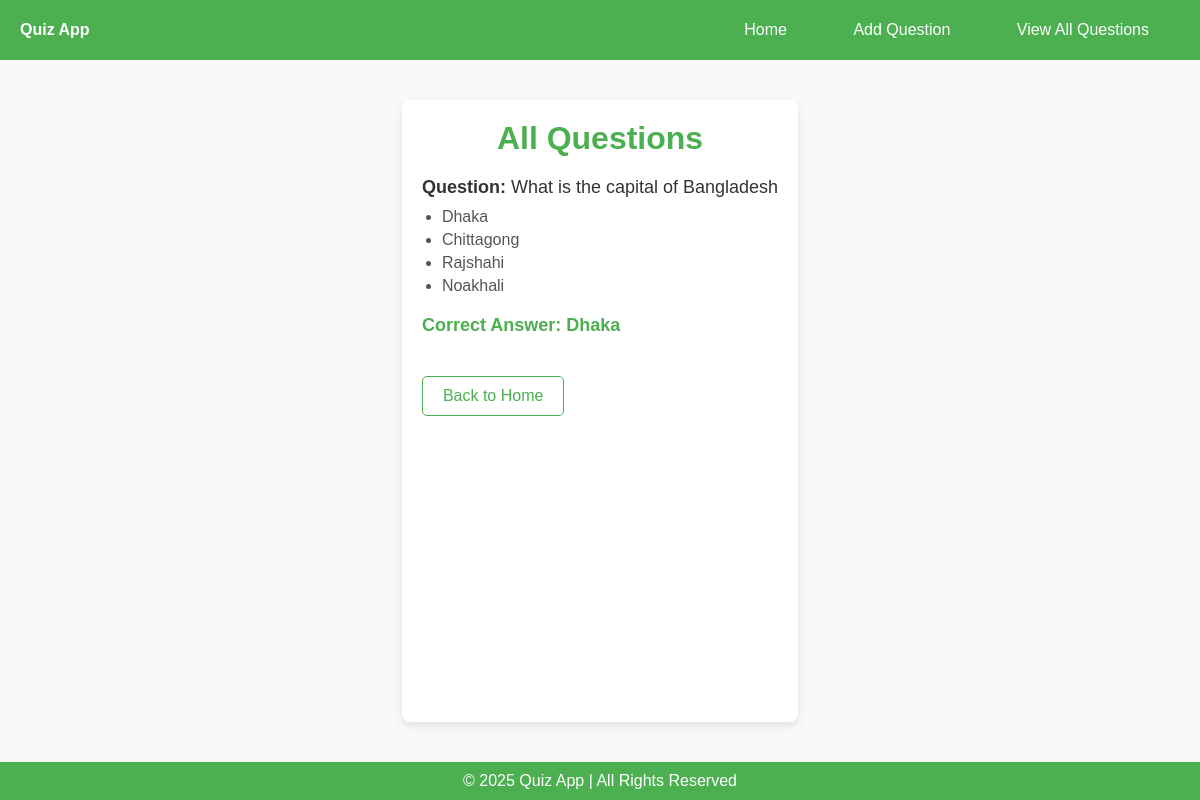
The page /questions/ on the database as committed earlier.
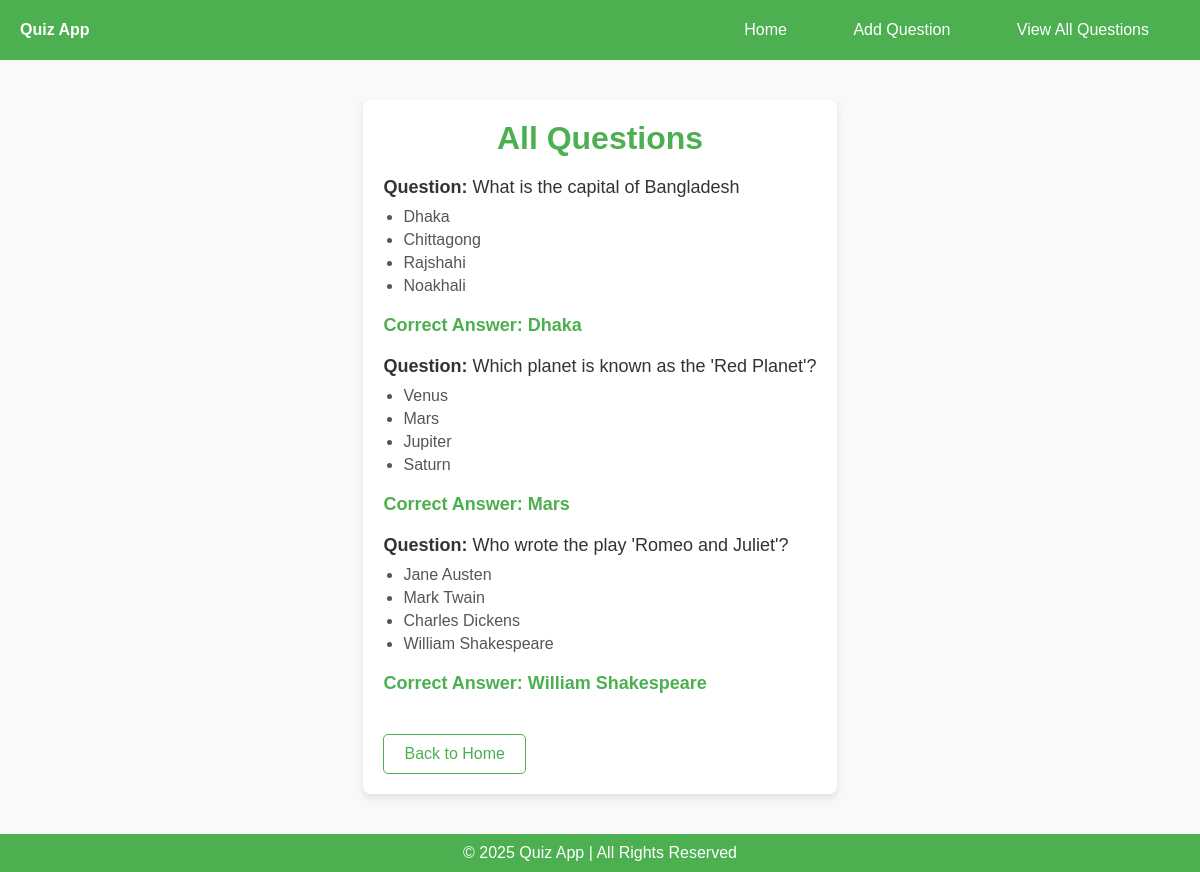
The same page on the database as committed later.
### quiz/models.py (models this page shows, shortened)
class Question(models.Model):
    text = models.CharField(max_length=255)
    option1 = models.CharField(max_length=100)
    option2 = models.CharField(max_length=100)
    option3 = models.CharField(max_length=100)
    option4 = models.CharField(max_length=100)
    correct_option = models.CharField(max_length=100)

### quiz/views.py (the view)
# urls.py: path('questions/', views.all_questions, name='all_questions'),
def all_questions(request):
    questions = Question.objects.all()
    template = loader.get_template('all_questions.html')
    context = {
        'questions': questions,
    }
    return HttpResponse(template.render(context, request))

### quiz/templates/all_questions.html (shortened to what this page needs)
<!DOCTYPE html>
<html lang="en">
<head>
</head>
<body>
    <div class="navbar">
        <div><strong>Quiz App</strong></div>
        <div>
            <a href="/">Home</a>
            <a href="/add/">Add Question</a>
            <a href="/questions/">View All Questions</a>
        </div>
    </div>
    <div class="container">
        <h1>All Questions</h1>
        {% for question in questions %}
            <p><strong>Question:</strong> {{ question.text }}</p>
            <ul>
                <li>{{ question.option1 }}</li>
                <li>{{ question.option2 }}</li>
                <li>{{ question.option3 }}</li>
                <li>{{ question.option4 }}</li>
            </ul>
            <p class="correct-answer"><b>Correct Answer:</b> {{ question.correct_option }}</p>
        {% endfor %}
        <a href="/">Back to Home</a>
    </div>
    <div class="footer">
        &copy; 2025 Quiz App | All Rights Reserved
    </div>
</body>
</html>

### quiz/templates/all_questions.html (style rules this page uses)
* { margin: 0; padding: 0; box-sizing: border-box; }
body { font-family: Arial, sans-serif; display: flex; flex-direction: column; min-height: 100vh; margin: 0; background-color: #f9f9f9; }
.navbar { background-color: #4CAF50; padding: 10px 20px; color: white; display: flex; justify-content: space-between; align-items: center; }
.navbar a { color: white; text-decoration: none; margin: 0 10px; font-size: 16px; }
.container { flex: 1; padding: 20px; background-color: white; max-width: 800px; margin: 40px auto; border-radius: 8px; box-shadow: 0 4px 8px rgba(0, 0, 0, 0.1); }
h1 { text-align: center; color: #4CAF50; margin-bottom: 20px; }
p { color: #333; font-size: 18px; margin-bottom: 10px; }
ul { margin-bottom: 20px; padding-left: 20px; }
li { font-size: 16px; color: #555; margin-bottom: 5px; }
.correct-answer { font-weight: bold; color: #4CAF50; margin-bottom: 20px; }
a { display: inline-block; margin-top: 20px; color: #4CAF50; text-decoration: none; font-size: 16px; border: 1px solid #4CAF50; padding: 10px 20px; border-radius: 5px; }
.footer { background-color: #4CAF50; color: white; text-align: center; padding: 10px 0; }

Rows that differ between the two databases and show on the page:
added Question: text "Which planet is known as the 'Red Planet'?", option1 "Venus", option2 "Mars", option3 "Jupiter", option4 "Saturn", correct_option "Mars"
added Question: text "Who wrote the play 'Romeo and Juliet'?", option1 "Jane Austen", option2 "Mark Twain", option3 "Charles Dickens", option4 "William Shakespeare", correct_option "William Shakespeare"
